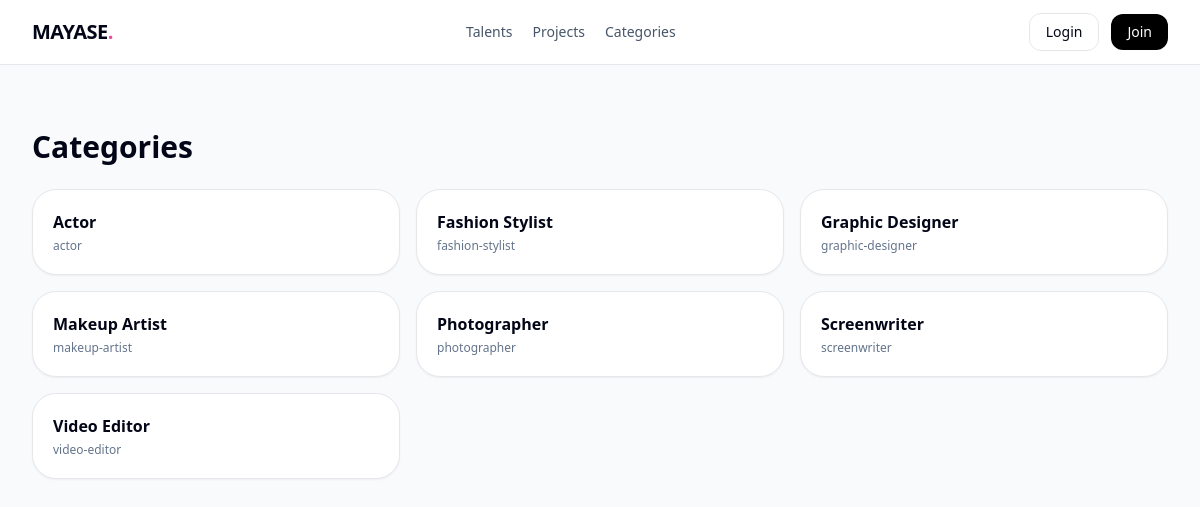
Screenshot of /os/index.php?page=categories with the database file from the repository.
### tables this page shows
CREATE TABLE `categories` (
  `id` INT UNSIGNED NOT NULL AUTO_INCREMENT,
  `name` VARCHAR(80) NOT NULL,
  `slug` VARCHAR(80) NOT NULL,
  `created_at` TIMESTAMP NOT NULL DEFAULT CURRENT_TIMESTAMP,
  `updated_at` TIMESTAMP NOT NULL DEFAULT CURRENT_TIMESTAMP ON UPDATE CURRENT_TIMESTAMP,
  PRIMARY KEY (`id`),
  UNIQUE KEY `uniq_categories_name` (`name`),
  UNIQUE KEY `uniq_categories_slug` (`slug`)
);

### os/index.php (the view, shortened to what this page needs)
<?php
function e(?string $value): string {
    return htmlspecialchars((string)$value, ENT_QUOTES | ENT_SUBSTITUTE, 'UTF-8');
}
function url(string $page, array $params = []): string {
    $query = array_merge(['page' => $page], $params);
    return '?' . http_build_query($query);
}
class Database {
    private static ?PDO $instance = null;
    public static function connect(): PDO {
        if (self::$instance instanceof PDO) {
            return self::$instance;
        }
        $dsn = sprintf('mysql:host=%s;dbname=%s;charset=%s', DB_HOST, DB_NAME, DB_CHARSET);
        self::$instance = new PDO($dsn, DB_USER, DB_PASS, [
            PDO::ATTR_ERRMODE => PDO::ERRMODE_EXCEPTION,
            PDO::ATTR_DEFAULT_FETCH_MODE => PDO::FETCH_ASSOC,
            PDO::ATTR_EMULATE_PREPARES => false,
        ]);
        return self::$instance;
    }
    public static function pdo(): PDO {
        return self::connect();
    }
}
class Auth {
    public static function currentUser(): ?array {
        return null;
    }
}
function nav_notifications(?array $user): int {
    return $user ? NotificationManager::unreadCount((int)$user['id']) : 0;
}
function render_header(string $title, ?array $user): void {
    $unread = nav_notifications($user);
    echo '<!doctype html><html lang="en"><head><meta charset="utf-8"><meta name="viewport" content="width=device-width, initial-scale=1">';
    echo '<script src="https://cdn.tailwindcss.com"></script>';
    echo '</head><body class="bg-slate-50 text-slate-950">';
    echo '<div class="min-h-screen">';
    echo '<header class="sticky top-0 z-50 border-b bg-white/95 backdrop-blur">';
    echo '<div class="max-w-7xl mx-auto px-4 sm:px-6 lg:px-8">';
    echo '<div class="h-16 flex items-center justify-between gap-4">';
    echo '<a href="' . e(url('home')) . '" class="font-black text-xl tracking-tight">' . e(APP_NAME) . '<span class="text-pink-500">.</span></a>';
    echo '<nav class="hidden md:flex items-center gap-5 text-sm text-slate-600">';
    echo '<a href="' . e(url('talents')) . '">Talents</a>';
    echo '<a href="' . e(url('projects')) . '">Projects</a>';
    echo '<a href="' . e(url('categories')) . '">Categories</a>';
    echo '</nav>';
    echo '<div class="flex items-center gap-3">';
    if ($user) {
        echo '<a class="relative px-3 py-2 rounded-xl border" href="' . e(url('notifications')) . '">Notifications';
        if ($unread > 0) echo '<span class="ml-2 inline-flex items-center justify-center rounded-full bg-pink-500 px-2 py-0.5 text-[11px] text-white">' . (int)$unread . '</span>';
        echo '</a>';
        echo '<span class="hidden sm:inline text-sm text-slate-500">' . e($user['full_name']) . '</span>';
        echo '<form method="post" class="inline">';
        echo Security::csrfField();
        echo '<input type="hidden" name="action" value="logout">';
        echo '<button class="px-4 py-2 rounded-xl bg-black text-white text-sm">Logout</button>';
        echo '</form>';
    } else {
        echo '<a class="px-4 py-2 rounded-xl border text-sm" href="' . e(url('login')) . '">Login</a>';
        echo '<a class="px-4 py-2 rounded-xl bg-black text-white text-sm" href="' . e(url('register')) . '">Join</a>';
    }
    echo '</div></div></div></header>';
    echo '<div class="max-w-7xl mx-auto px-4 sm:px-6 lg:px-8">';
    if ($user) {
        $role = $user['role'];
        echo '<div class="flex gap-6">';
        echo '<aside id="sidebar" class="fixed lg:sticky top-16 left-0 z-40 w-72 h-[calc(100vh-4rem)] -translate-x-full lg:translate-x-0 transition-transform bg-white border-r lg:border rounded-r-3xl lg:rounded-3xl p-4 overflow-y-auto">';
        echo '<div class="text-xs uppercase tracking-widest text-slate-400 mb-3">Navigation</div>';
        $menu = [
            ['Dashboard', url('dashboard')],
            ['Talents', url('talents')],
            ['Projects', url('projects')],
            ['Notifications', url('notifications')],
        ];
        if (in_array($role, ['super_admin','agent'], true)) {
            $menu[] = ['Admin Panel', url('dashboard', ['section' => 'overview'])];
        }
        if ($role === 'project_owner') {
            $menu[] = ['My Projects', url('dashboard')];
            $menu[] = ['Browse Talents', url('talents')];
            $menu[] = ['Requests', url('dashboard', ['section' => 'requests'])];
        }
        if ($role === 'talent') {
            $menu[] = ['My Profile', url('dashboard')];
            $menu[] = ['Applications', url('dashboard')];
            $menu[] = ['Portfolio', url('dashboard')];
        }
        foreach ($menu as $m) {
            echo '<a class="block px-4 py-3 rounded-2xl hover:bg-slate-100 mb-2" href="' . e($m[1]) . '">' . e($m[0]) . '</a>';
        }
        echo '<div class="mt-6 rounded-3xl bg-pink-50 p-4">';
        echo '<div class="text-sm font-semibold">' . e(Settings::get('site_tagline', 'Discover Talent. Create Opportunities.')) . '</div>';
        echo '<div class="text-xs text-slate-500 mt-2">Algerian creative mediation platform.</div>';
        echo '</div>';
        echo '</aside>';
        echo '<main class="flex-1 min-w-0 lg:pl-0 pt-6 pb-20">';
    } else {
        echo '<main class="pt-8 pb-20">';
    }
}
function render_footer(): void {
    echo '</main></div></div>';
    echo '</body></html>';
}
function page_title(string $page): string {
    return match ($page) {
        'home' => APP_NAME,
        'dashboard' => 'Dashboard',
        'talents' => 'Talents',
        'projects' => 'Projects',
        'login' => 'Login',
        'register' => 'Register',
        'talent' => 'Talent Profile',
        'project' => 'Project',
        'notifications' => 'Notifications',
        'forgot-password' => 'Password Reset',
        'reset-password' => 'Set New Password',
        default => APP_NAME,
    };
}
$user = Auth::currentUser();
$page = $_GET['page'] ?? ($user ? 'dashboard' : 'home');
render_header(page_title((string)$page), $user);
switch ($page) {
    case 'categories':
        $cats = Database::pdo()->query("SELECT * FROM categories ORDER BY name")->fetchAll();
        echo '<section class="py-8"><h1 class="text-3xl font-black mb-6">Categories</h1><div class="grid md:grid-cols-3 gap-4">';
        foreach ($cats as $cat) echo '<div class="rounded-3xl border bg-white p-5 shadow-sm"><div class="font-bold">' . e($cat['name']) . '</div><div class="text-xs text-slate-500 mt-1">' . e($cat['slug']) . '</div></div>';
        echo '</div></section>';
        break;
}
render_footer();

### os/index.php (style rules this page uses)
body { font-feature-settings:"ss01" 1,"ss02" 1; }

### rows the page displays
categories: name "Actor", slug "actor"
categories: name "Fashion Stylist", slug "fashion-stylist"
categories: name "Graphic Designer", slug "graphic-designer"
categories: name "Makeup Artist", slug "makeup-artist"
categories: name "Photographer", slug "photographer"
categories: name "Screenwriter", slug "screenwriter"
categories: name "Video Editor", slug "video-editor"

### other values shown
APP_NAME "MAYASE"
